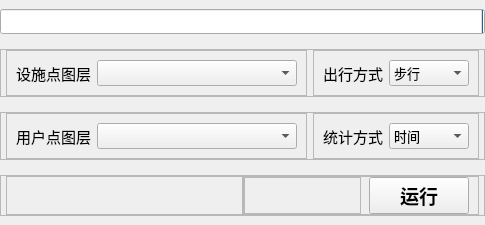
<?xml version="1.0" encoding="UTF-8"?>
<ui version="4.0">
 <class>accessibility_analysis_widget</class>
 <widget class="QWidget" name="accessibility_analysis_widget">
  <property name="windowModality">
   <enum>Qt::NonModal</enum>
  </property>
  <property name="geometry">
   <rect>
    <x>0</x>
    <y>0</y>
    <width>485</width>
    <height>225</height>
   </rect>
  </property>
  <property name="font">
   <font>
    <family>MiSans</family>
   </font>
  </property>
  <property name="contextMenuPolicy">
   <enum>Qt::DefaultContextMenu</enum>
  </property>
  <property name="windowTitle">
   <string>可达性分析工具</string>
  </property>
  <property name="autoFillBackground">
   <bool>false</bool>
  </property>
  <layout class="QGridLayout" name="gridLayout">
   <property name="leftMargin">
    <number>0</number>
   </property>
   <property name="topMargin">
    <number>0</number>
   </property>
   <property name="rightMargin">
    <number>0</number>
   </property>
   <property name="bottomMargin">
    <number>0</number>
   </property>
   <item row="0" column="0">
    <widget class="IndeterminateProgressBar" name="aaw_ProgressBar">
     <property name="invertedAppearance">
      <bool>true</bool>
     </property>
    </widget>
   </item>
   <item row="3" column="0">
    <widget class="QFrame" name="frame_3">
     <property name="sizePolicy">
      <sizepolicy hsizetype="Preferred" vsizetype="Fixed">
       <horstretch>0</horstretch>
       <verstretch>0</verstretch>
      </sizepolicy>
     </property>
     <property name="frameShape">
      <enum>QFrame::StyledPanel</enum>
     </property>
     <property name="frameShadow">
      <enum>QFrame::Raised</enum>
     </property>
     <layout class="QHBoxLayout" name="horizontalLayout_3">
      <property name="spacing">
       <number>0</number>
      </property>
      <property name="leftMargin">
       <number>5</number>
      </property>
      <property name="topMargin">
       <number>0</number>
      </property>
      <property name="rightMargin">
       <number>5</number>
      </property>
      <property name="bottomMargin">
       <number>0</number>
      </property>
      <item>
       <widget class="QFrame" name="frame_5">
        <property name="frameShape">
         <enum>QFrame::StyledPanel</enum>
        </property>
        <property name="frameShadow">
         <enum>QFrame::Raised</enum>
        </property>
        <layout class="QHBoxLayout" name="horizontalLayout_5">
         <property name="spacing">
          <number>0</number>
         </property>
         <property name="leftMargin">
          <number>0</number>
         </property>
         <property name="topMargin">
          <number>0</number>
         </property>
         <property name="rightMargin">
          <number>0</number>
         </property>
         <property name="bottomMargin">
          <number>0</number>
         </property>
        </layout>
       </widget>
      </item>
      <item>
       <widget class="QFrame" name="frame_6">
        <property name="frameShape">
         <enum>QFrame::StyledPanel</enum>
        </property>
        <property name="frameShadow">
         <enum>QFrame::Raised</enum>
        </property>
        <layout class="QHBoxLayout" name="horizontalLayout_4">
         <property name="spacing">
          <number>0</number>
         </property>
         <property name="leftMargin">
          <number>0</number>
         </property>
         <property name="topMargin">
          <number>0</number>
         </property>
         <property name="rightMargin">
          <number>0</number>
         </property>
         <property name="bottomMargin">
          <number>0</number>
         </property>
         <item>
          <widget class="QFrame" name="frame_10">
           <property name="frameShape">
            <enum>QFrame::StyledPanel</enum>
           </property>
           <property name="frameShadow">
            <enum>QFrame::Raised</enum>
           </property>
          </widget>
         </item>
         <item alignment="Qt::AlignHCenter">
          <widget class="QPushButton" name="button_accessibility_analysis_ok">
           <property name="sizePolicy">
            <sizepolicy hsizetype="Fixed" vsizetype="Fixed">
             <horstretch>0</horstretch>
             <verstretch>0</verstretch>
            </sizepolicy>
           </property>
           <property name="minimumSize">
            <size>
             <width>100</width>
             <height>0</height>
            </size>
           </property>
           <property name="font">
            <font>
             <family>MiSans</family>
             <pointsize>14</pointsize>
             <weight>75</weight>
             <bold>true</bold>
            </font>
           </property>
           <property name="text">
            <string>运行</string>
           </property>
          </widget>
         </item>
        </layout>
       </widget>
      </item>
     </layout>
    </widget>
   </item>
   <item row="2" column="0">
    <widget class="QFrame" name="frame_2">
     <property name="sizePolicy">
      <sizepolicy hsizetype="Preferred" vsizetype="Fixed">
       <horstretch>0</horstretch>
       <verstretch>0</verstretch>
      </sizepolicy>
     </property>
     <property name="frameShape">
      <enum>QFrame::StyledPanel</enum>
     </property>
     <property name="frameShadow">
      <enum>QFrame::Raised</enum>
     </property>
     <layout class="QHBoxLayout" name="horizontalLayout_2">
      <property name="spacing">
       <number>6</number>
      </property>
      <property name="leftMargin">
       <number>5</number>
      </property>
      <property name="topMargin">
       <number>0</number>
      </property>
      <property name="rightMargin">
       <number>5</number>
      </property>
      <property name="bottomMargin">
       <number>0</number>
      </property>
      <item>
       <widget class="QFrame" name="frame_7">
        <property name="frameShape">
         <enum>QFrame::StyledPanel</enum>
        </property>
        <property name="frameShadow">
         <enum>QFrame::Raised</enum>
        </property>
        <layout class="QHBoxLayout" name="horizontalLayout_7">
         <item>
          <widget class="QLabel" name="label_3">
           <property name="sizePolicy">
            <sizepolicy hsizetype="Fixed" vsizetype="Preferred">
             <horstretch>0</horstretch>
             <verstretch>0</verstretch>
            </sizepolicy>
           </property>
           <property name="font">
            <font>
             <family>MiSans</family>
             <pointsize>11</pointsize>
            </font>
           </property>
           <property name="text">
            <string>用户点图层</string>
           </property>
          </widget>
         </item>
         <item>
          <widget class="QgsMapLayerComboBox" name="layer_user_ComboBox">
           <property name="sizePolicy">
            <sizepolicy hsizetype="Fixed" vsizetype="Fixed">
             <horstretch>0</horstretch>
             <verstretch>0</verstretch>
            </sizepolicy>
           </property>
           <property name="minimumSize">
            <size>
             <width>200</width>
             <height>0</height>
            </size>
           </property>
           <property name="font">
            <font>
             <family>MiSans</family>
             <pointsize>10</pointsize>
            </font>
           </property>
          </widget>
         </item>
        </layout>
       </widget>
      </item>
      <item>
       <widget class="QFrame" name="frame_9">
        <property name="frameShape">
         <enum>QFrame::StyledPanel</enum>
        </property>
        <property name="frameShadow">
         <enum>QFrame::Raised</enum>
        </property>
        <layout class="QHBoxLayout" name="horizontalLayout_9">
         <item>
          <widget class="QLabel" name="label_4">
           <property name="sizePolicy">
            <sizepolicy hsizetype="Fixed" vsizetype="Preferred">
             <horstretch>0</horstretch>
             <verstretch>0</verstretch>
            </sizepolicy>
           </property>
           <property name="font">
            <font>
             <family>MiSans</family>
             <pointsize>11</pointsize>
            </font>
           </property>
           <property name="text">
            <string>统计方式</string>
           </property>
          </widget>
         </item>
         <item>
          <widget class="QComboBox" name="travel_cost_comboBox">
           <property name="sizePolicy">
            <sizepolicy hsizetype="Fixed" vsizetype="Fixed">
             <horstretch>0</horstretch>
             <verstretch>0</verstretch>
            </sizepolicy>
           </property>
           <property name="minimumSize">
            <size>
             <width>80</width>
             <height>0</height>
            </size>
           </property>
           <property name="font">
            <font>
             <family>MiSans</family>
             <pointsize>10</pointsize>
            </font>
           </property>
           <item>
            <property name="text">
             <string>时间</string>
            </property>
           </item>
           <item>
            <property name="text">
             <string>距离</string>
            </property>
           </item>
          </widget>
         </item>
        </layout>
       </widget>
      </item>
     </layout>
    </widget>
   </item>
   <item row="1" column="0">
    <widget class="QFrame" name="frame">
     <property name="sizePolicy">
      <sizepolicy hsizetype="Preferred" vsizetype="Fixed">
       <horstretch>0</horstretch>
       <verstretch>0</verstretch>
      </sizepolicy>
     </property>
     <property name="frameShape">
      <enum>QFrame::StyledPanel</enum>
     </property>
     <property name="frameShadow">
      <enum>QFrame::Raised</enum>
     </property>
     <layout class="QHBoxLayout" name="horizontalLayout">
      <property name="leftMargin">
       <number>5</number>
      </property>
      <property name="topMargin">
       <number>0</number>
      </property>
      <property name="rightMargin">
       <number>5</number>
      </property>
      <property name="bottomMargin">
       <number>0</number>
      </property>
      <item>
       <widget class="QFrame" name="frame_4">
        <property name="frameShape">
         <enum>QFrame::StyledPanel</enum>
        </property>
        <property name="frameShadow">
         <enum>QFrame::Raised</enum>
        </property>
        <layout class="QHBoxLayout" name="horizontalLayout_6">
         <item>
          <widget class="QLabel" name="label_2">
           <property name="sizePolicy">
            <sizepolicy hsizetype="Fixed" vsizetype="Preferred">
             <horstretch>0</horstretch>
             <verstretch>0</verstretch>
            </sizepolicy>
           </property>
           <property name="font">
            <font>
             <family>MiSans</family>
             <pointsize>11</pointsize>
            </font>
           </property>
           <property name="text">
            <string>设施点图层</string>
           </property>
          </widget>
         </item>
         <item>
          <widget class="QgsMapLayerComboBox" name="layer_facility_ComboBox">
           <property name="sizePolicy">
            <sizepolicy hsizetype="Fixed" vsizetype="Fixed">
             <horstretch>0</horstretch>
             <verstretch>0</verstretch>
            </sizepolicy>
           </property>
           <property name="minimumSize">
            <size>
             <width>200</width>
             <height>0</height>
            </size>
           </property>
           <property name="font">
            <font>
             <family>MiSans</family>
             <pointsize>10</pointsize>
            </font>
           </property>
          </widget>
         </item>
        </layout>
       </widget>
      </item>
      <item>
       <widget class="QFrame" name="frame_8">
        <property name="sizePolicy">
         <sizepolicy hsizetype="Preferred" vsizetype="Fixed">
          <horstretch>0</horstretch>
          <verstretch>0</verstretch>
         </sizepolicy>
        </property>
        <property name="minimumSize">
         <size>
          <width>0</width>
          <height>0</height>
         </size>
        </property>
        <property name="frameShape">
         <enum>QFrame::StyledPanel</enum>
        </property>
        <property name="frameShadow">
         <enum>QFrame::Raised</enum>
        </property>
        <layout class="QHBoxLayout" name="horizontalLayout_8">
         <item>
          <widget class="QLabel" name="label">
           <property name="sizePolicy">
            <sizepolicy hsizetype="Fixed" vsizetype="Preferred">
             <horstretch>0</horstretch>
             <verstretch>0</verstretch>
            </sizepolicy>
           </property>
           <property name="font">
            <font>
             <family>MiSans</family>
             <pointsize>11</pointsize>
            </font>
           </property>
           <property name="text">
            <string>出行方式</string>
           </property>
          </widget>
         </item>
         <item>
          <widget class="QComboBox" name="travel_mode_comboBox">
           <property name="sizePolicy">
            <sizepolicy hsizetype="Fixed" vsizetype="Fixed">
             <horstretch>0</horstretch>
             <verstretch>0</verstretch>
            </sizepolicy>
           </property>
           <property name="minimumSize">
            <size>
             <width>80</width>
             <height>0</height>
            </size>
           </property>
           <property name="font">
            <font>
             <family>MiSans</family>
             <pointsize>10</pointsize>
            </font>
           </property>
           <item>
            <property name="text">
             <string>步行</string>
            </property>
           </item>
           <item>
            <property name="text">
             <string>驾车</string>
            </property>
           </item>
          </widget>
         </item>
        </layout>
       </widget>
      </item>
     </layout>
    </widget>
   </item>
  </layout>
 </widget>
 <customwidgets>
  <customwidget>
   <class>QgsMapLayerComboBox</class>
   <extends>QComboBox</extends>
   <header>qgsmaplayercombobox.h</header>
  </customwidget>
  <customwidget>
   <class>IndeterminateProgressBar</class>
   <extends>QProgressBar</extends>
   <header>qfluentwidgets</header>
  </customwidget>
 </customwidgets>
 <resources/>
 <connections/>
</ui>
